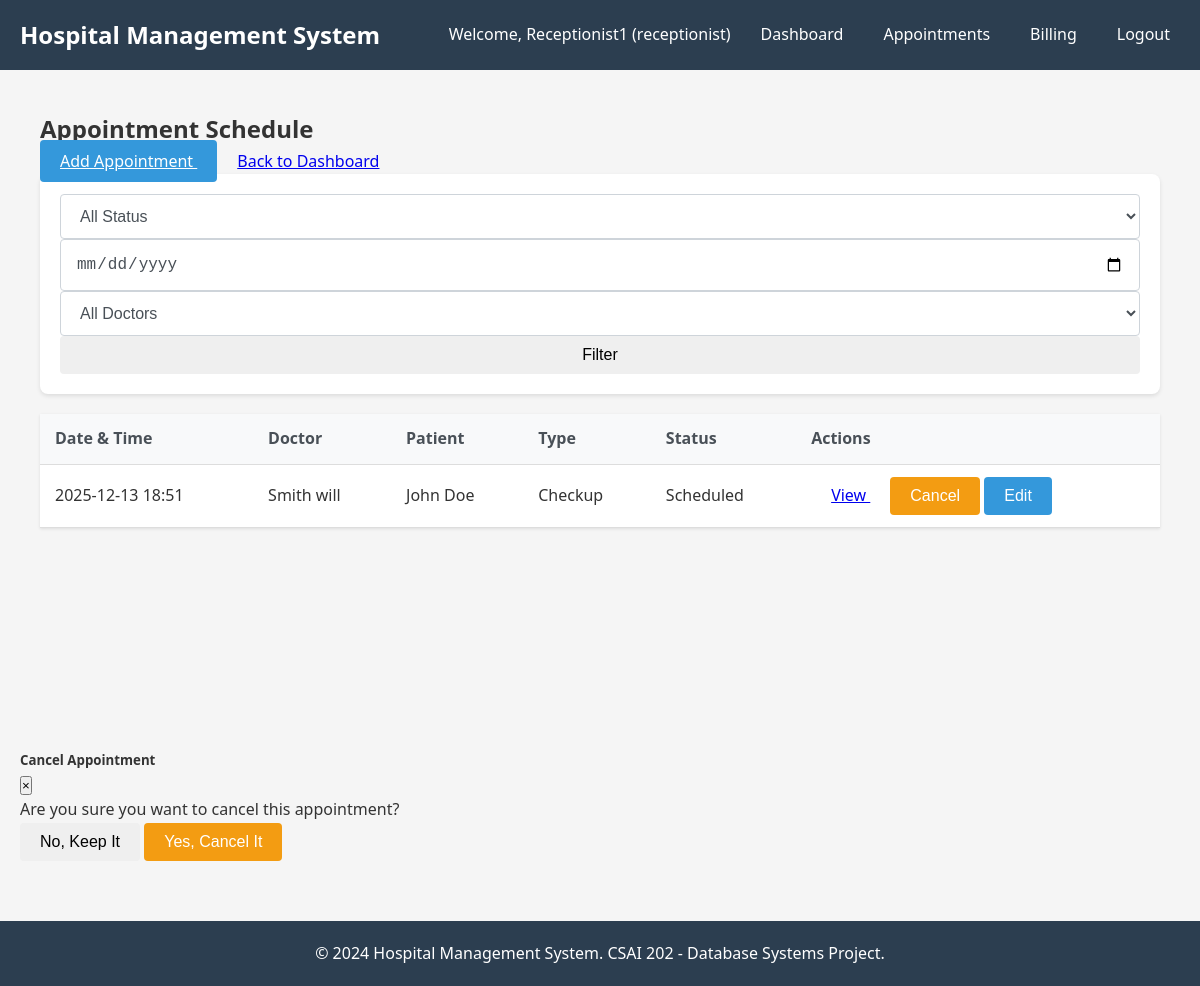
The page /appointments/ (signed in) on the database as committed earlier.
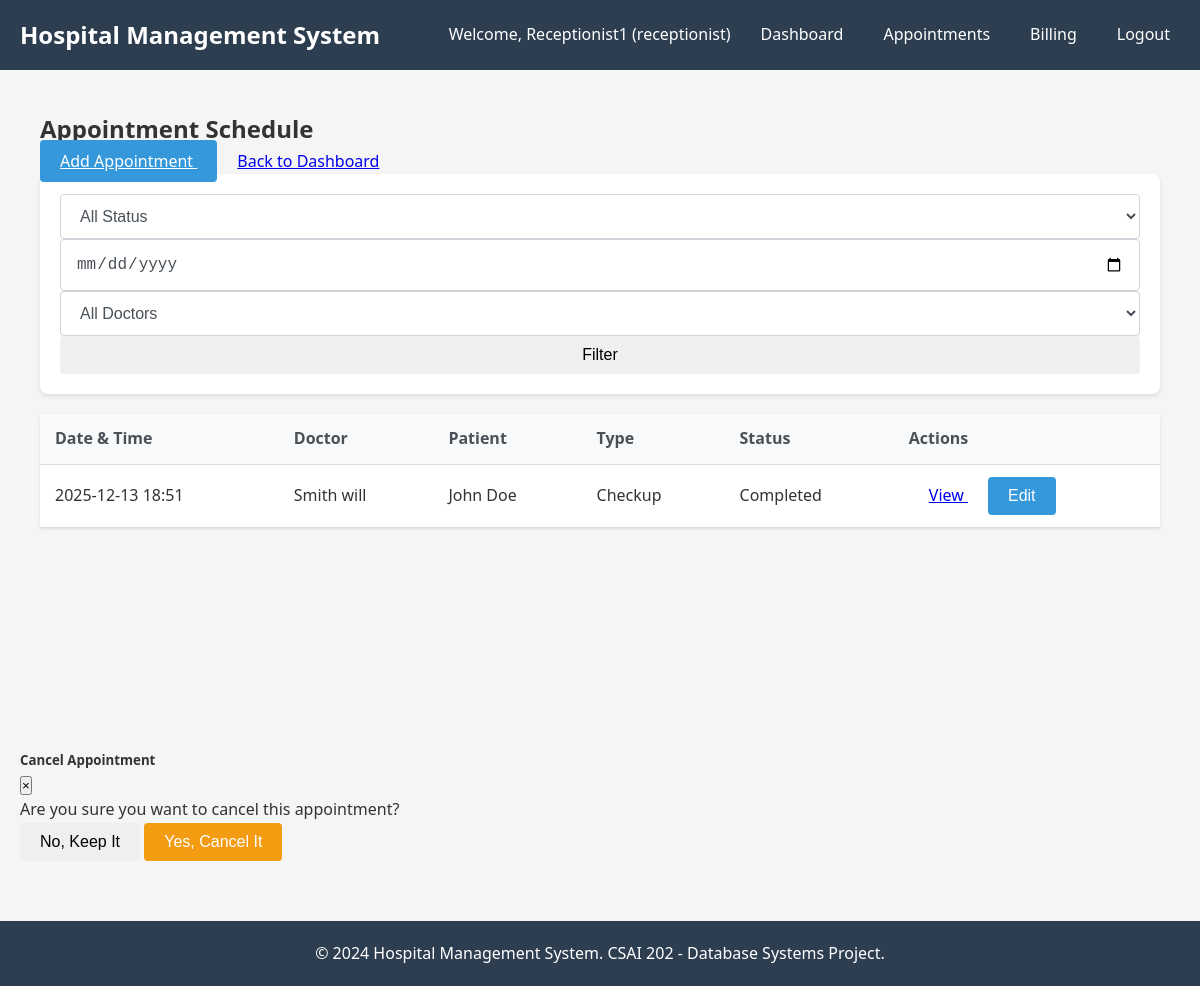
The same page on the database as committed later.
### models/appointment.py (models this page shows)
class Appointment(db.Model):
    __tablename__ = 'appointment'
    appt_id = db.Column(db.Integer, primary_key=True)
    name = db.Column(db.String(100))
    status = db.Column(db.String(50), default='Scheduled')
    date = db.Column(db.DateTime, nullable=False, default=datetime.utcnow)
    patient_id = db.Column(db.Integer, db.ForeignKey('patient.patient_id'))
    doc_id = db.Column(db.Integer, db.ForeignKey('doctor.doc_id'))
    rec_id = db.Column(db.Integer, db.ForeignKey('receptionist.rec_id'))
    prescriptions = db.relationship('Prescription', backref='appointment', lazy=True)

### models/doctor.py (models this page shows)
class Doctor(db.Model):
    __tablename__ = 'doctor'
    doc_id = db.Column(db.Integer, primary_key=True)
    name = db.Column(db.String(100), nullable=False)
    specialty = db.Column(db.String(100))
    dept_id = db.Column(db.Integer, db.ForeignKey('department.dept_id'))
    user_id = db.Column(db.Integer, db.ForeignKey('user_account.user_id'))
    department = db.relationship('Department', back_populates='doctors')
    appointments = db.relationship('Appointment', backref='doctor', lazy=True)
    prescriptions = db.relationship('Prescription', backref='doctor', lazy=True)
    lab_tests = db.relationship('LabTest', backref='doctor', lazy=True)
    record_updates = db.relationship('DoctorUpdatesRecord', backref='doctor', lazy=True)

### models/patient.py (models this page shows)
class Patient(db.Model):
    __tablename__ = 'patient'
    patient_id = db.Column(db.Integer, primary_key=True)
    name = db.Column(db.String(100), nullable=False)
    phone = db.Column(db.String(20))
    date_of_birth = db.Column(db.Date)
    age = db.Column(db.Integer)
    previous_conditions = db.Column(db.Text)
    street = db.Column(db.String(100))
    city = db.Column(db.String(100))
    appointments = db.relationship('Appointment', backref='patient', lazy=True)
    medical_record = db.relationship('MedicalRecord', backref='patient', uselist=False)
    prescriptions = db.relationship('Prescription', backref='patient', lazy=True)
    lab_tests = db.relationship('LabTest', backref='patient', lazy=True)
    invoices = db.relationship('Invoice', backref='patient', lazy=True)

### controllers/appointment_controller.py (the view)
@appointment_bp.route('/')
@login_required
def schedule():
    if current_user.role == 'doctor':
        doctor = Doctor.query.filter_by(user_id=current_user.user_id).first()
        appointments = Appointment.query.filter_by(doc_id=doctor.doc_id).order_by(Appointment.date).all()
        return render_template('appointments/schedule.html', appointments=appointments, doctor=doctor)
    elif current_user.role == 'receptionist':
        appointments = Appointment.query.order_by(Appointment.date).all()
        patients = Patient.query.all()
        doctors = Doctor.query.all()
        return render_template('appointments/schedule.html', appointments=appointments, patients=patients, doctors=doctors)
    else:
        flash('Access denied.', 'danger')
        return redirect(url_for('index'))

### models/user.py (called while the page is built)
    @property
    def is_admin(self):
        return self.role == 'admin'

    @property
    def is_doctor(self):
        return self.role == 'doctor'

    @property
    def is_nurse(self):
        return self.role == 'nurse'

    @property
    def is_receptionist(self):
        return self.role == 'receptionist'

### templates/appointments/schedule.html (shortened to what the changed rows need)
{% extends "base.html" %}
{% block content %}
<div class="container mt-4">
    <div class="row">
        <div class="col-md-12">
            <div class="d-flex justify-content-between align-items-center mb-4">
                <h2>Appointment Schedule</h2>
            </div>
            {% if appointments %}
            <div class="table-responsive">
                <table class="table table-striped">
                    <thead>
                        <tr>
                            <th>Date & Time</th>
                            {% if current_user.role != 'doctor' %}
                            <th>Doctor</th>
                            {% endif %}
                            <th>Patient</th>
                            <th>Type</th>
                            <th>Status</th>
                            <th>Actions</th>
                        </tr>
                    </thead>
                    <tbody>
                        {% for appt in appointments %}
                        <tr>
                            <td>{{ appt.date.strftime('%Y-%m-%d %H:%M') if appt.date else 'N/A' }}</td>
                            {% if current_user.role != 'doctor' %}
                            <td>
                                {% if appt.doctor %}
                                    {{ appt.doctor.name }}
                                {% else %}
                                    Doctor #{{ appt.doc_id }}
                                {% endif %}
                            </td>
                            {% endif %}
                            <td>
                                {% if appt.patient %}
                                    {{ appt.patient.name }}
                                {% else %}
                                    Patient #{{ appt.patient_id }}
                                {% endif %}
                            </td>
                            <td>{{ appt.name }}</td>
                            <td>
                                <span class="badge badge-{{
                                    'success' if appt.status == 'Completed'
                                    else 'warning' if appt.status == 'Scheduled'
                                    else 'danger' if appt.status == 'Cancelled'
                                    else 'secondary' }}">
                                    {{ appt.status }}
                                </span>
                            </td>
                            <td>
                                <a href="{{ url_for('appointment.view_appointment', appt_id=appt.appt_id) }}"
                                   class="btn btn-sm btn-info">
                                     View
                                </a>
                                {% if current_user.role == 'receptionist' and appt.status == 'Scheduled' %}
                                <button class="btn btn-sm btn-warning cancel-btn" data-appointment-id="{{ appt.appt_id }}">
                                     Cancel
                                </button>
                                {% endif %}
                                {% if current_user.role == 'receptionist' %}
                                <button class="btn btn-sm btn-primary edit-btn" data-appointment-id="{{ appt.appt_id }}">
                                     Edit
                                </button>
                                {% endif %}
                            </td>
                        </tr>
                        {% endfor %}
                    </tbody>
                </table>
            </div>
            {% endif %}
        </div>
    </div>
</div>
{% endblock %}

Rows that differ between the two databases and show on the page:
changed Appointment "Checkup": status "Scheduled" → "Completed"; no longer shows "Cancel"
